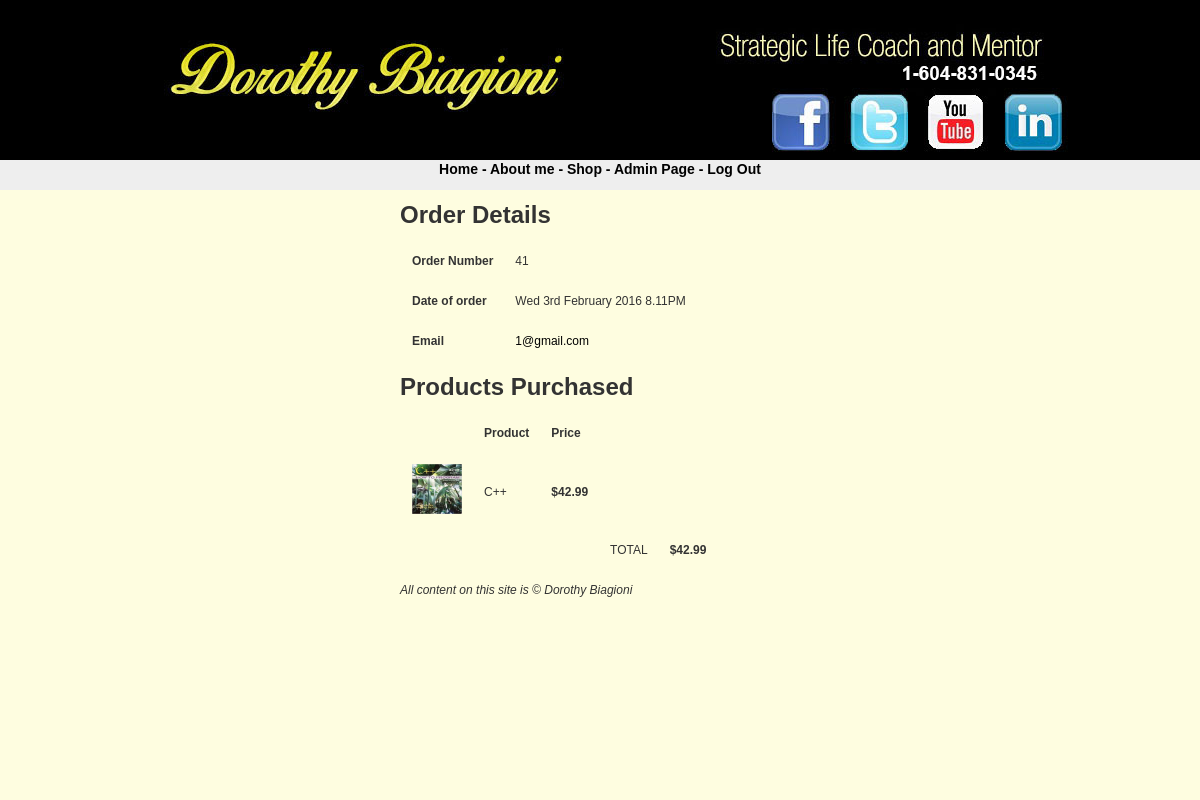
Page /src/final/admindetail.php?id=41 (signed in) on the committed database.
### tables this page shows
CREATE TABLE IF NOT EXISTS `orders` (
  `id` int(11) NOT NULL AUTO_INCREMENT,
  `customer_id` int(11) NOT NULL,
  `date` datetime NOT NULL,
  `total` float NOT NULL,
  `Paid` tinyint(4) NOT NULL,
  PRIMARY KEY (`id`)
);

CREATE TABLE IF NOT EXISTS `customers` (
  `id` int(11) NOT NULL AUTO_INCREMENT,
  `firstName` varchar(50) NOT NULL,
  `lastName` varchar(50) NOT NULL,
  `phone` varchar(20) NOT NULL,
  `email` varchar(150) NOT NULL,
  `password` varchar(50) NOT NULL,
  `newsletter` tinyint(4) NOT NULL,
  PRIMARY KEY (`id`),
  UNIQUE KEY `email` (`email`)
);

CREATE TABLE IF NOT EXISTS `orderitems` (
  `id` int(11) NOT NULL AUTO_INCREMENT,
  `order_id` int(11) NOT NULL,
  `product_id` int(11) NOT NULL,
  PRIMARY KEY (`id`)
);

CREATE TABLE IF NOT EXISTS `products` (
  `id` int(11) NOT NULL AUTO_INCREMENT,
  `name` varchar(150) NOT NULL,
  `cata` int(11) NOT NULL,
  `description` text NOT NULL,
  `image` varchar(30) NOT NULL,
  `price` float NOT NULL,
  `promotion` tinyint(4) NOT NULL,
  `freebie` tinyint(1) NOT NULL,
  PRIMARY KEY (`id`)
);

### src/final/admindetail.php (the view, shortened to what this page needs)
<?php
require("header.php");
if(isset($_SESSION['SESS_ADMINLOGGEDIN']))
{
echo "<h1>Order Details</h1>";
$ordsql = "SELECT * from orders WHERE id = " . $_GET['id'] . ";";
$ordres = mysqli_query($mysqli,$ordsql) or die(mysqli_error($mysqli));
$ordrow = mysqli_fetch_assoc($ordres);
echo "<table cellpadding=10>";
echo "<tr><td><strong>Order Number</strong></td><td>" . $ordrow['id'] . "</td>";
echo "<tr><td><strong>Date of order</strong></td><td>" . date('D jS F Y g.iA',strtotime($ordrow['date'])) . "</td>";
$cussql = "SELECT * from customers WHERE id = " .$ordrow['customer_id']. ";";
$cusres = mysqli_query($mysqli,$cussql) or die(mysqli_error($mysqli));
$cusrow = mysqli_fetch_assoc($cusres);
echo "<tr><td><strong>Email</strong></td><td><a href='mailto:" . $cusrow['email'] . "'>". $cusrow['email'] . "</a></td></tr>";
echo "</table>";
$itemssql = "SELECT products.*, orderitems.*,orderitems.id AS itemid FROM products, orderitems WHERE orderitems.product_id = products.id AND order_id = " . $_GET['id'] . ";";
$itemsres = mysqli_query($mysqli,$itemssql) or die(mysqli_error($mysqli));
echo "<h1>Products Purchased</h1>";
echo "<table cellpadding=10>";
echo "<th></th>";
echo "<th>Product</th>";
echo "<th>Price</th>";
while($itemsrow = mysqli_fetch_assoc($itemsres))
{
$quantitytotal = $itemsrow['price'];
echo "<tr>";
if(empty($itemsrow['image'])) {
echo "<td><img src='./images/dummy.jpg' width='50' alt='". $itemsrow['name'] . "'></td>";
}
else {
echo "<td><img src='./images/". $itemsrow['image'] . "' width='50' alt='". $itemsrow['name'] . "'></td>";
}
echo "<td>" . $itemsrow['name'] . "</td>";
echo "<td><strong>$" . sprintf('%.2f',$itemsrow['price']) . "</strong></td>";
echo "</tr>";
@$total = $total + $quantitytotal;
}
echo "<tr>";
echo "<td></td>";
echo "<td></td>";
echo "<td></td>";
echo "<td>TOTAL</td>";
echo "<td><strong>$" . sprintf('%.2f', $total). "</strong></td>";
echo "</tr>";
echo "</table>";
}
else
{
    echo("<script>alert('You are not administer.')</script>");
    echo("<script>window.location = 'login.php';</script>");
}
require("footer.php");
?>

### src/final/css/stylesheet.css (style rules this page uses)
body { font-family: "trebuchet ms", verdana, sans-serif; font-size: 12px; line-height: 1.5em; color: #333; background: #FEFDE0; margin: 0; padding: 0; text-align: center; width: 100%; }
a:link { text-decoration: none; color: #000; }
img { border: 0; }

### rows in the picture
orders: id "41", date "Wed 3rd February 2016 8.11PM"
customers: email "1@gmail.com"
orderitems: product.image (picture), product.name "C++", product.price "42.99"

### other values in the picture
$total "42.99"
$config_sitename "Dorothy Biagioni"
